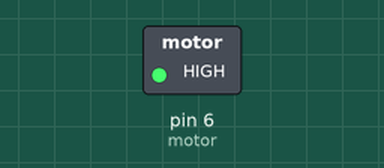
Simulated run of this sketch. Board: Arduino Uno, built with avr-gcc and run on an emulated ATmega328P. Shown: switched loads named in the sketch (green lamp = pin HIGH).

Above: at 0.5 s.
At 2.5 s:
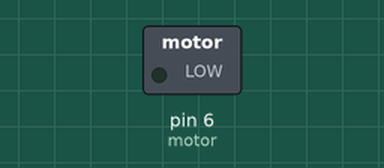
Timing chart, 0 to 5.2 s (numbered marks = the images above):
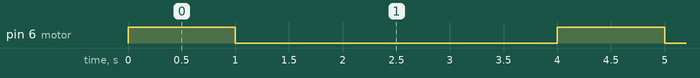

Measured:
- by itself, pin 6 (motor): alternates HIGH for 1.0 s and LOW for 3.0 s

The sketch:

2_Vibration_motor.ino
```cpp
/*
   제목 : 2_Vibration_motor
   내용 : 진동 모터가 진동 세기 255로 1초 ON & 3초 STOP
*/


int motor = 6; // 진동 모터를 6번핀으로 선언

void setup()
{
  pinMode(motor, OUTPUT); // 진동 모터핀을 OUTPUT으로 설정
}

void loop()
{
  // 진동 모터가 진동 세기 255로 1초 ON -> 3초 OFF
  analogWrite(motor, 255);
  delay(1000);
  analogWrite(motor, 0);
  delay(3000);
}
```
